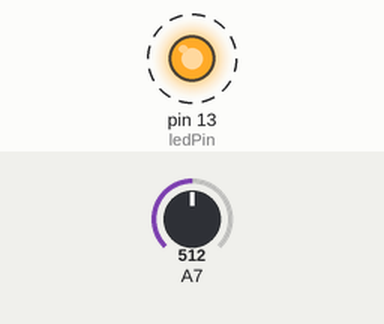
Simulated run of this sketch. Board: Arduino Mega 2560, built with avr-gcc and run on an emulated ATmega2560. Parts: output pins drawn as LEDs (lit = HIGH). Dashed ring = blinking. The inputs (shaded band) are chosen by the test bench; at power-on: A7 = 512. What the sketch prints to the serial monitor is not drawn.

Above: at 1.5 s.
Timing chart, 0 to 5.6 s (numbered marks = the images above):
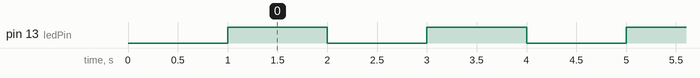

Measured:
- by itself, pin 13 (ledPin): alternates HIGH for 1.0 s and LOW for 1.0 s

The sketch:

read_pressure.ino
```cpp
int pressurePin = 23;
int ledPin = 13;
int pressure = 0;

void setup() {
    pinMode(ledPin, OUTPUT);
    Serial.begin(9600);
    delay(1000);
}

void loop() {
    pressure = analogRead(pressurePin);
    Serial.println(pressure);
    digitalWrite(ledPin, HIGH);
    delay(1000);
    digitalWrite(ledPin, LOW);
    delay(1000);
}
```
